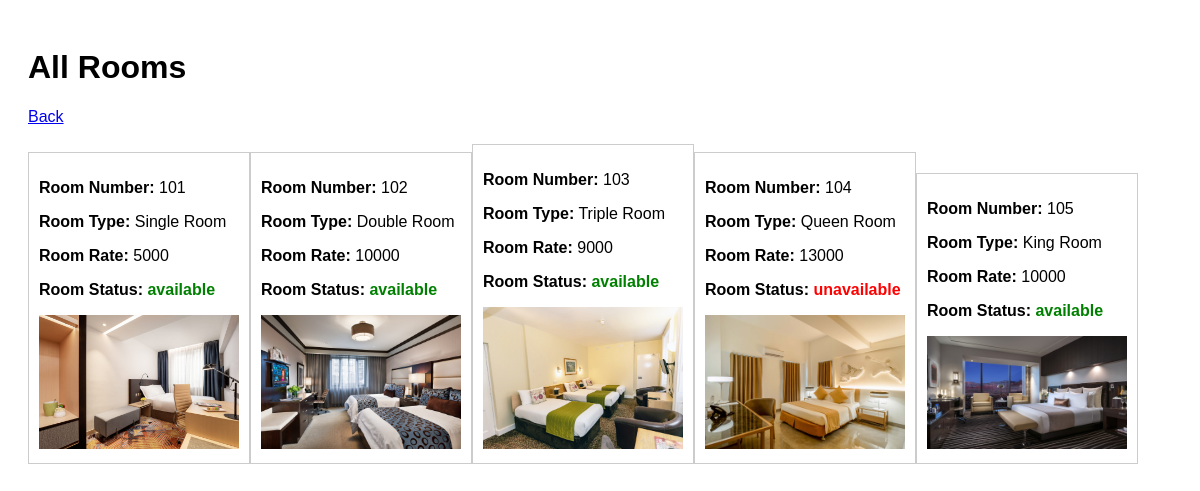
The app's page /allRoom.php (signed in) with its own data.
### tables this page shows
CREATE TABLE `rooms` (
  `id` int(11) NOT NULL,
  `room_number` varchar(255) DEFAULT NULL,
  `roomtype_id` int(11) DEFAULT NULL,
  `roomrate` int(11) DEFAULT NULL,
  `roomstatus_id` int(11) DEFAULT NULL,
  `image_path` varchar(255) NOT NULL
);

CREATE TABLE `roomtype` (
  `id` int(11) NOT NULL,
  `name` varchar(255) DEFAULT NULL
);

CREATE TABLE `roomstatus` (
  `id` int(11) NOT NULL,
  `name` varchar(255) DEFAULT NULL
);

### allRoom.php (the view, shortened to what this page needs)
<!DOCTYPE html>
<html>
<head>
</head>
<body>
    <h1>All Rooms</h1>
    <form><a href="admin.php">Back</a></form><br>
    <?php
    require('config.php');
    $query = "SELECT rooms.room_number, roomtype.name AS room_type, rooms.roomrate, roomstatus.name AS room_status, rooms.image_path
              FROM rooms
              INNER JOIN roomtype ON rooms.roomtype_id = roomtype.id
              INNER JOIN roomstatus ON rooms.roomstatus_id = roomstatus.id";
    $result = mysqli_query($conn, $query);
    if ($result) {
        if (mysqli_num_rows($result) > 0) {
            while ($row = mysqli_fetch_assoc($result)) {
                $statusClass = (strtolower($row['room_status']) == 'available') ? 'available' : 'unavailable';
                echo '<div class="room-box">';
                echo '<p><strong>Room Number:</strong> ' . $row['room_number'] . '</p>';
                echo '<p><strong>Room Type:</strong> ' . $row['room_type'] . '</p>';
                echo '<p><strong>Room Rate:</strong> ' . $row['roomrate'] . '</p>';
                echo '<p><strong>Room Status:</strong> <span class="' . $statusClass . '">' . $row['room_status'] . '</span></p>';
                echo '<img src="' . $row['image_path'] . '" alt="Room Image" class="room-image">';
                echo '</div>';
            }
        } else {
            echo 'No rooms found.';
        }
    } else {
        echo 'Error: ' . $query . '<br>' . mysqli_error($conn);
    }
    ?>
</body>
</html>

### allRoom.php (style rules this page uses)
body { font-family: Arial, sans-serif; padding: 20px; }
.room-box { border: 1px solid #ccc; padding: 10px; margin-bottom: 20px; display: inline-block; }
.room-image { max-width: 200px; max-height: 200px; }
.available { color: green; font-weight: bold; }
.unavailable { color: red; font-weight: bold; }

### records on screen
rooms: room_number "101", roomtype.name "Single Room", roomrate "5000", roomstatus.name "available", image_path (picture)
rooms: room_number "102", roomtype.name "Double Room", roomrate "10000", roomstatus.name "available", image_path (picture)
rooms: room_number "103", roomtype.name "Triple Room", roomrate "9000", roomstatus.name "available", image_path (picture)
rooms: room_number "104", roomtype.name "Queen Room", roomrate "13000", roomstatus.name "unavailable", image_path (picture)
rooms: room_number "105", roomtype.name "King Room", roomrate "10000", roomstatus.name "available", image_path (picture)
